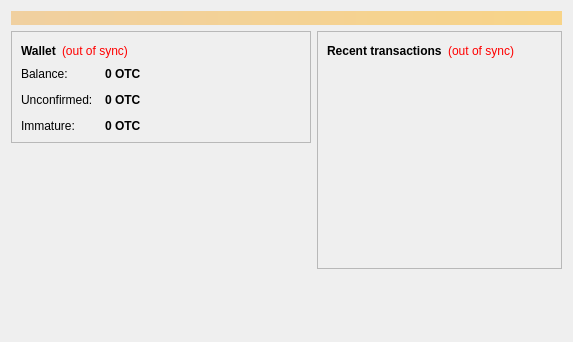
<?xml version="1.0" encoding="UTF-8"?>
<ui version="4.0">
 <class>OverviewPage</class>
 <widget class="QWidget" name="OverviewPage">
  <property name="geometry">
   <rect>
    <x>0</x>
    <y>0</y>
    <width>573</width>
    <height>342</height>
   </rect>
  </property>
  <property name="windowTitle">
   <string>Form</string>
  </property>
  <layout class="QVBoxLayout" name="topLayout">
   <item>
    <widget class="QLabel" name="labelAlerts">
     <property name="visible">
      <bool>false</bool>
     </property>
     <property name="styleSheet">
      <string notr="true">background-color: qlineargradient(x1: 0, y1: 0, x2: 1, y2: 0, stop:0 #F0D0A0, stop:1 #F8D488); color:#000000;</string>
     </property>
     <property name="wordWrap">
      <bool>true</bool>
     </property>
     <property name="margin">
      <number>3</number>
     </property>
    </widget>
   </item>
   <item>
    <layout class="QHBoxLayout" name="horizontalLayout" stretch="1,1">
     <item>
      <layout class="QVBoxLayout" name="verticalLayout_2">
       <item>
        <widget class="QFrame" name="frame">
         <property name="frameShape">
          <enum>QFrame::StyledPanel</enum>
         </property>
         <property name="frameShadow">
          <enum>QFrame::Raised</enum>
         </property>
         <layout class="QVBoxLayout" name="verticalLayout_4">
          <item>
           <layout class="QHBoxLayout" name="horizontalLayout_4">
            <item>
             <widget class="QLabel" name="label_5">
              <property name="font">
               <font>
                <weight>75</weight>
                <bold>true</bold>
               </font>
              </property>
              <property name="text">
               <string>Wallet</string>
              </property>
             </widget>
            </item>
            <item>
             <widget class="QLabel" name="labelWalletStatus">
              <property name="toolTip">
               <string>The displayed information may be out of date. Your wallet automatically synchronizes with the OTTOCOIN network after a connection is established, but this process has not completed yet.</string>
              </property>
              <property name="styleSheet">
               <string notr="true">QLabel { color: red; }</string>
              </property>
              <property name="text">
               <string notr="true">(out of sync)</string>
              </property>
              <property name="alignment">
               <set>Qt::AlignLeading|Qt::AlignLeft|Qt::AlignVCenter</set>
              </property>
             </widget>
            </item>
            <item>
             <spacer name="horizontalSpacer_2">
              <property name="orientation">
               <enum>Qt::Horizontal</enum>
              </property>
              <property name="sizeHint" stdset="0">
               <size>
                <width>40</width>
                <height>20</height>
               </size>
              </property>
             </spacer>
            </item>
           </layout>
          </item>
          <item>
           <layout class="QFormLayout" name="formLayout_2">
            <property name="fieldGrowthPolicy">
             <enum>QFormLayout::AllNonFixedFieldsGrow</enum>
            </property>
            <property name="horizontalSpacing">
             <number>12</number>
            </property>
            <property name="verticalSpacing">
             <number>12</number>
            </property>
            <item row="0" column="0">
             <widget class="QLabel" name="label">
              <property name="text">
               <string>Balance:</string>
              </property>
             </widget>
            </item>
            <item row="0" column="1">
             <widget class="QLabel" name="labelBalance">
              <property name="font">
               <font>
                <weight>75</weight>
                <bold>true</bold>
               </font>
              </property>
              <property name="cursor">
               <cursorShape>IBeamCursor</cursorShape>
              </property>
              <property name="toolTip">
               <string>Your current balance</string>
              </property>
              <property name="text">
               <string notr="true">0 OTC</string>
              </property>
              <property name="textInteractionFlags">
               <set>Qt::LinksAccessibleByMouse|Qt::TextSelectableByKeyboard|Qt::TextSelectableByMouse</set>
              </property>
             </widget>
            </item>
            <item row="1" column="0">
             <widget class="QLabel" name="label_3">
              <property name="text">
               <string>Unconfirmed:</string>
              </property>
             </widget>
            </item>
            <item row="1" column="1">
             <widget class="QLabel" name="labelUnconfirmed">
              <property name="font">
               <font>
                <weight>75</weight>
                <bold>true</bold>
               </font>
              </property>
              <property name="cursor">
               <cursorShape>IBeamCursor</cursorShape>
              </property>
              <property name="toolTip">
               <string>Total of transactions that have yet to be confirmed, and do not yet count toward the current balance</string>
              </property>
              <property name="text">
               <string notr="true">0 OTC</string>
              </property>
              <property name="textInteractionFlags">
               <set>Qt::LinksAccessibleByMouse|Qt::TextSelectableByKeyboard|Qt::TextSelectableByMouse</set>
              </property>
             </widget>
            </item>
            <item row="2" column="0">
             <widget class="QLabel" name="labelImmatureText">
              <property name="text">
               <string>Immature:</string>
              </property>
             </widget>
            </item>
            <item row="2" column="1">
             <widget class="QLabel" name="labelImmature">
              <property name="font">
               <font>
                <weight>75</weight>
                <bold>true</bold>
               </font>
              </property>
              <property name="toolTip">
               <string>Mined balance that has not yet matured</string>
              </property>
              <property name="text">
               <string notr="true">0 OTC</string>
              </property>
              <property name="textInteractionFlags">
               <set>Qt::LinksAccessibleByMouse|Qt::TextSelectableByKeyboard|Qt::TextSelectableByMouse</set>
              </property>
             </widget>
            </item>
           </layout>
          </item>
         </layout>
        </widget>
       </item>
       <item>
        <spacer name="verticalSpacer">
         <property name="orientation">
          <enum>Qt::Vertical</enum>
         </property>
         <property name="sizeHint" stdset="0">
          <size>
           <width>20</width>
           <height>40</height>
          </size>
         </property>
        </spacer>
       </item>
	   	 <item>
         <widget class="QLabel" name="label_2">
          <property name="minimumSize">
           <size>
            <width>300</width>
            <height>177</height>
           </size>
          </property>
          <property name="text">
           <string>&lt;html&gt;&lt;head/&gt;&lt;body&gt;&lt;p align=&quot;center&quot;&gt;&lt;a href=&quot;https://OTTOCOIN.com&quot;&gt;&lt;span style=&quot; text-decoration: underline; color:#0000ff;&quot;&gt;&lt;img src=&quot;:/images/wallet&quot;/&gt;&lt;/span&gt;&lt;/a&gt;&lt;/p&gt;&lt;/body&gt;&lt;/html&gt;</string>
          </property>
         </widget>
        </item>
        <item>
         <spacer name="verticalSpacer_3">
          <property name="orientation">
           <enum>Qt::Vertical</enum>
          </property>
          <property name="sizeHint" stdset="0">
           <size>
            <width>20</width>
            <height>10</height>
           </size>
          </property>
         </spacer>
        </item>
      </layout>
     </item>
     <item>
      <layout class="QVBoxLayout" name="verticalLayout_3">
       <item>
        <widget class="QFrame" name="frame_2">
         <property name="frameShape">
          <enum>QFrame::StyledPanel</enum>
         </property>
         <property name="frameShadow">
          <enum>QFrame::Raised</enum>
         </property>
         <layout class="QVBoxLayout" name="verticalLayout">
          <item>
           <layout class="QHBoxLayout" name="horizontalLayout_2">
            <item>
             <widget class="QLabel" name="label_4">
              <property name="text">
               <string>&lt;b&gt;Recent transactions&lt;/b&gt;</string>
              </property>
             </widget>
            </item>
            <item>
             <widget class="QLabel" name="labelTransactionsStatus">
              <property name="toolTip">
               <string>The displayed information may be out of date. Your wallet automatically synchronizes with the OTTOCOIN network after a connection is established, but this process has not completed yet.</string>
              </property>
              <property name="styleSheet">
               <string notr="true">QLabel { color: red; }</string>
              </property>
              <property name="text">
               <string notr="true">(out of sync)</string>
              </property>
              <property name="alignment">
               <set>Qt::AlignRight|Qt::AlignTrailing|Qt::AlignVCenter</set>
              </property>
             </widget>
            </item>
            <item>
             <spacer name="horizontalSpacer">
              <property name="orientation">
               <enum>Qt::Horizontal</enum>
              </property>
              <property name="sizeHint" stdset="0">
               <size>
                <width>40</width>
                <height>20</height>
               </size>
              </property>
             </spacer>
            </item>
           </layout>
          </item>
          <item>
           <widget class="QListView" name="listTransactions">
            <property name="styleSheet">
             <string notr="true">QListView { background: transparent; }</string>
            </property>
            <property name="frameShape">
             <enum>QFrame::NoFrame</enum>
            </property>
            <property name="verticalScrollBarPolicy">
             <enum>Qt::ScrollBarAlwaysOff</enum>
            </property>
            <property name="horizontalScrollBarPolicy">
             <enum>Qt::ScrollBarAlwaysOff</enum>
            </property>
            <property name="selectionMode">
             <enum>QAbstractItemView::NoSelection</enum>
            </property>
           </widget>
          </item>
         </layout>
        </widget>
       </item>
       <item>
        <spacer name="verticalSpacer_2">
         <property name="orientation">
          <enum>Qt::Vertical</enum>
         </property>
         <property name="sizeHint" stdset="0">
          <size>
           <width>20</width>
           <height>40</height>
          </size>
         </property>
        </spacer>
       </item>
      </layout>
     </item>
    </layout>
   </item>
  </layout>
 </widget>
 <resources/>
 <connections/>
</ui>
